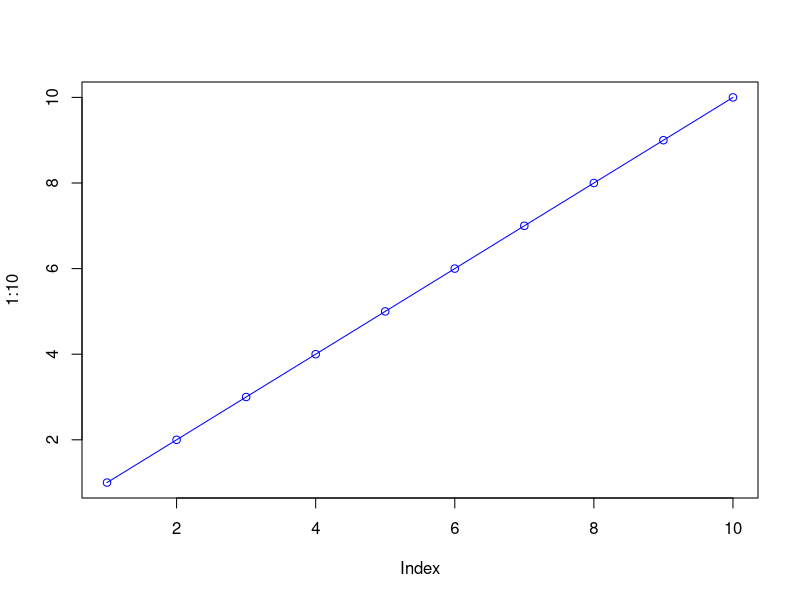

Reproduce this figure in R.
## ---- chunk 1
add <- function(x) {
  x + 1
}
## ---- chunk 2
add(100)
## ---- chunk 3
add( c(100,200,300) )
## ---- chunk 4
add <- function(x, y=1) {
  x + y
}
## ---- chunk 5
add(100, 10)
## ---- chunk 6
add(100)
## ---- chunk 7
plot(1:10, col="blue", typ="o")
## ---- chunk 8
log(10, base = 10)
## ---- chunk 9
#add(x=100,y=200,z=300)
## ---- chunk 10
name <- function(arg) {
  body
}
## ---- chunk 11
sample(1:10, size = 4)
## ---- chunk 12
sample(1:10, size = 12, replace = "T")
## ---- chunk 13
bases <- c("A", "G", "T", "C")
sample(bases, size = 12, replace = TRUE)
## ---- chunk 14
generate.dna <- function(n) {
  bases <- c("A", "G", "T", "C")
  dna <- sample(bases, size = n, replace = TRUE)
}
## ---- chunk 15
generate.dna(12)
## ---- chunk 16
generate.dna <- function(n) {
  bases <- c("A", "G", "T", "C")
  dna <- sample(bases, size = n, replace = TRUE)
  return(paste(dna, collapse=""))
}
## ---- chunk 17
generate.dna(12)
## ---- chunk 18
generate_dna <- function(n=6, fasta=TRUE) {
  bases <- c("A", "G", "T", "C")
  ans <- sample(bases, size = n, replace = TRUE)
  
  if(fasta) {
    ans <- paste(ans, collapse="")
    cat("Hello...")
  } else  {
  cat("...is it me you are looking for...")
}

return(ans)
}
## ---- chunk 19
generate_dna(10)
generate_dna(10, fasta=F)
## ---- chunk 20
generate_protein <- function(n, fasta = TRUE) {
  AA <- c("A", "R", "N", "D", "C", "Q", "E", "G", "H", "I", "L", "K", "M", "F", "P", "S", "T", "W", "Y", "V")
  ans <- sample(AA, size=n, replace = T)
  ans <- paste(ans, collapse="")
  return(ans)
}
## ---- chunk 21
generate_protein(7)
## ---- chunk 22
generate_protein(6)
generate_protein(7)
generate_protein(8)
generate_protein(9)
generate_protein(10)
generate_protein(11)
generate_protein(12)
## ---- chunk 23
for(i in 6:12) {
  cat(">", i, sep="", "\n")
  cat(generate_protein(i), "\n")
}
